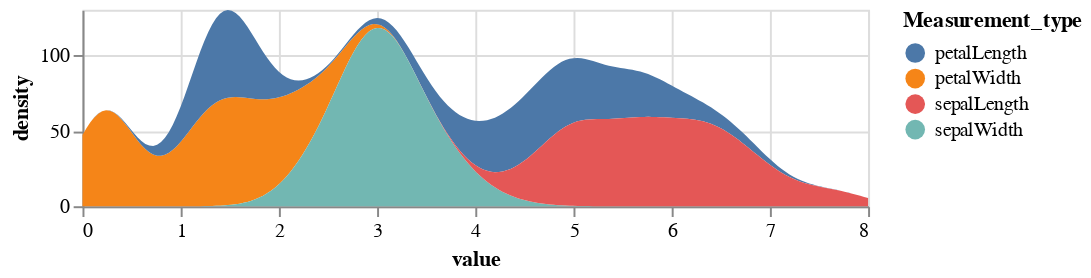

The notebook cell saved with this chart:
### Code cell
import vega_datasets
from vega_datasets import data

source = data.iris()

alt.Chart(source).transform_fold(
    ['petalWidth',
     'petalLength',
     'sepalWidth',
     'sepalLength'],
    as_ = ['Measurement_type', 'value']
).transform_density(
    density='value',
    bandwidth=0.3,
    groupby=['Measurement_type'],
    extent= [0, 8],
    counts = True,
    steps=200
).mark_area().encode(
    alt.X('value:Q'),
    alt.Y('density:Q', stack='zero'),
    alt.Color('Measurement_type:N')
).properties(width=400, height=100)

### Figure 1 — Vega-Lite specification as saved in the notebook (floating-point values rounded to 4 significant figures; data arrays with more than 128 entries replaced by an {"elided": "..."} marker saying what was removed)
{"config": {"view": {"continuousWidth": 300, "continuousHeight": 300}}, "data": {"name": "data-a264acbd6e539a8b3afc0cb5f240fb57"}, "mark": {"type": "area"}, "encoding": {"color": {"field": "Measurement_type", "type": "nominal"}, "x": {"field": "value", "type": "quantitative"}, "y": {"field": "density", "stack": "zero", "type": "quantitative"}}, "height": 100, "transform": [{"fold": ["petalWidth", "petalLength", "sepalWidth", "sepalLength"], "as": ["Measurement_type", "value"]}, {"density": "value", "bandwidth": 0.3, "counts": true, "extent": [0, 8], "groupby": ["Measurement_type"], "steps": 200}], "width": 400, "$schema": "https://vega.github.io/schema/vega-lite/v5.15.1.json", "datasets": {"data-a264acbd6e539a8b3afc0cb5f240fb57": {"elided": "150 records"}}}
